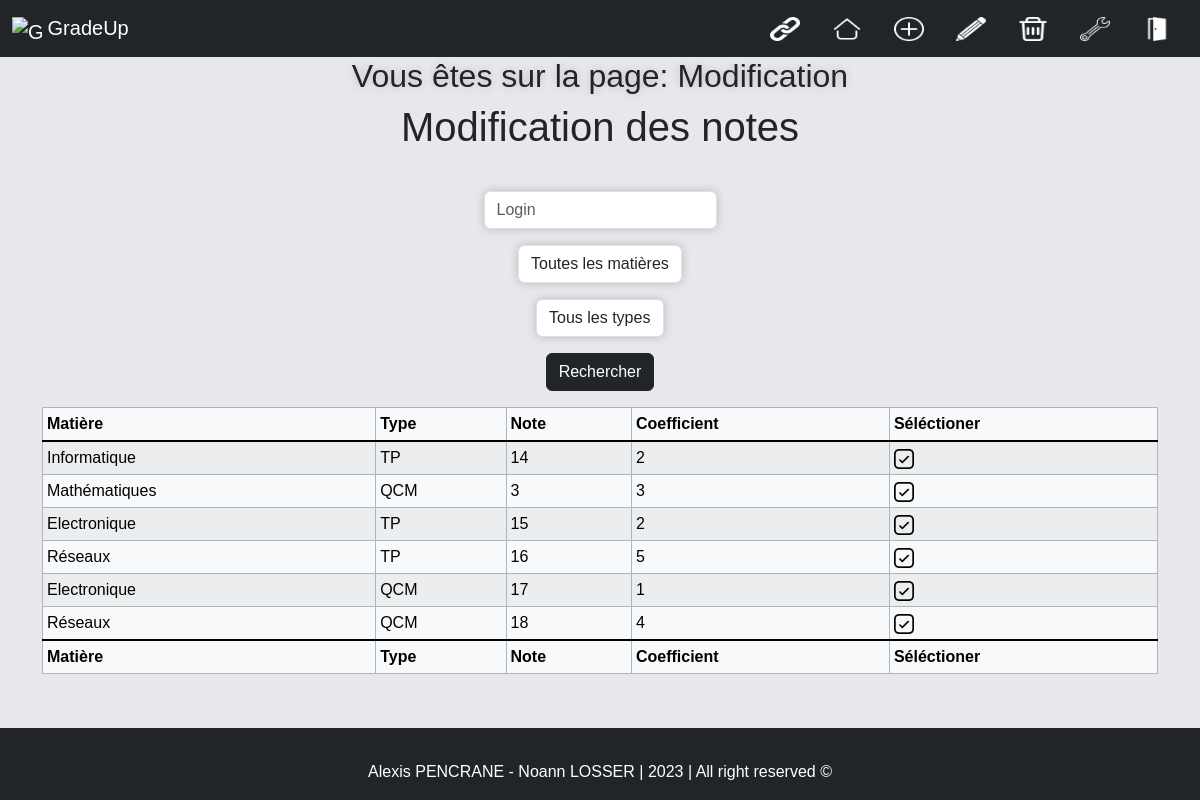
The page /modification.php (signed in) on the database as committed earlier.
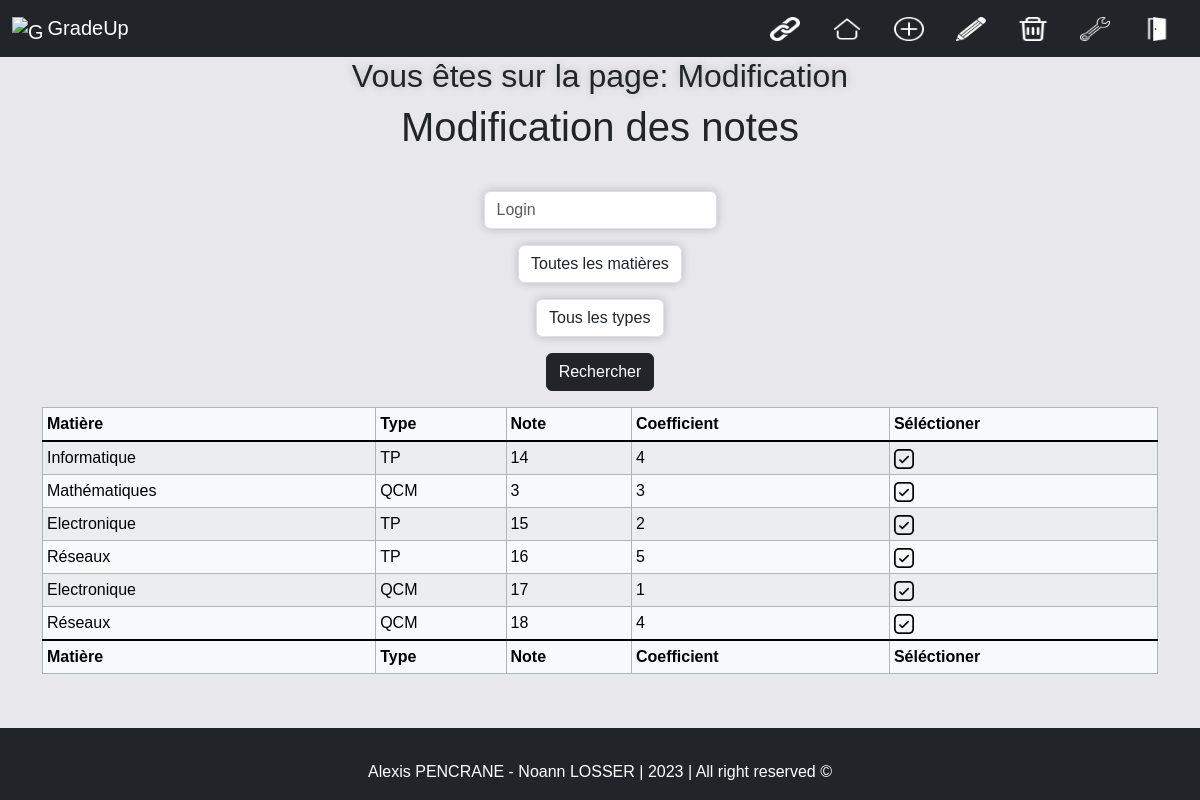
The same page on the database as committed later.
### tables this page shows
CREATE TABLE "NotesMatieres" (
	"id"	INTEGER NOT NULL,
	"login"	VARCHAR NOT NULL,
	"noMat"	INTEGER NOT NULL,
	"noNote"	INTEGER NOT NULL,
	"Coefficient"	INTEGER NOT NULL CHECK("Coefficient" >= 1 AND "Coefficient" <= 5),
	"note"	INTEGER NOT NULL CHECK("note" >= 0 AND "note" <= 20),
	CONSTRAINT "fk_Matieres" FOREIGN KEY("noMat") REFERENCES "Matieres"("noMat") ON DELETE CASCADE ON UPDATE CASCADE,
	CONSTRAINT "fk_Utilisateurs" FOREIGN KEY("login") REFERENCES "Comptes"("login") ON DELETE CASCADE ON UPDATE CASCADE,
	CONSTRAINT "fk_Notes" FOREIGN KEY("noNote") REFERENCES "Notes"("noNote") ON DELETE CASCADE ON UPDATE CASCADE,
	PRIMARY KEY("id" AUTOINCREMENT)
);

### modification.php (the view, shortened to what the changed rows need)
<?php
include "functions.php";
    ?>
<!DOCTYPE html>
<html lang="en">
<head>
    <link href="https://cdn.jsdelivr.net/npm/bootstrap@5.3.0-alpha3/dist/css/bootstrap.min.css" rel="stylesheet"
>
    <link rel="stylesheet" type="text/css" href="css/style.css">
</head>
<body>
    <header>
        <?php
        echo "<h2>Vous êtes sur la page: " . ucfirst(explode('.', basename($_SERVER['PHP_SELF']))[0]) . "</h2>";
        ?>
    </header>
    <main>
        <div class="container mx-auto">
            <div class="row">
                <div class="col-12">
                    <h1 class="text-center">Modification des notes</h1>
                </div>
            </div>
            <?php
            if (isset($_GET['login']) && isset($_GET['matiere']) && isset($_GET['type'])) {
                $notes = getNotesByEtu(getNotesByMat(getNotesByType(getAllNotes(), $_GET['type']), $_GET['matiere']), $_GET['login']);
                if (empty($notes)) {
                    echo "<p class='text-center'>Aucune note trouvée</p>";
                } else {
                    afficheNotes($notes);
                }
            } else {
                afficheNotes(getAllNotes());
            }
            ?>
        </div>
    </main>
</body>
</html>

### functions.php (shortened to what the changed rows need)
<?php
function afficheNotes($notes)
{
    $matieres = getMatieres();
    $types = getTypeNotes();
    echo '<table class="table table-light table-striped table-hover table-bordered border-dark-subtle table-sm"><thead><tr><th>Matière</th><th>Type</th><th>Note</th><th>Coefficient</th>';
    if (strtolower(explode('.', basename($_SERVER['PHP_SELF']))[0]) == "modification") {
        echo '<th>Séléctioner</th>';
    }
    echo '</tr></thead><tbody class="table-group-divider">';
    foreach ($notes as $note) {
        foreach ($matieres as $matiere) {
            foreach ($types as $type) {
                if ($note['noMat'] == $matiere['NoMat']) {
                    if ($note['noNote'] == $type['NoNote']) {
                        if (strtolower(explode('.', basename($_SERVER['PHP_SELF']))[0]) == "modification") {
                            echo '<tr><td>' . $matiere['NomMat'] . '</td><td>' . $type['NomNote'] . '</td><td>' . $note['note'] . '</td><td>' . $note['Coefficient'] . '</td><td><a href="modification.php?id=' . $note['id'] . '"><img src="assets/icons/select.png" alt="Séléctioner" class="select"></a></td></tr>';
                        } else {
                            echo '<tr><td>' . $matiere['NomMat'] . '</td><td>' . $type['NomNote'] . '</td><td>' . $note['note'] . '</td><td>' . $note['Coefficient'] . '</td></tr>';
                        }
                    }
                }
            }
        }
    }
    echo '</tbody><tfoot class="table-group-divider"><tr><th>Matière</th><th>Type</th><th>Note</th><th>Coefficient</th>';
    if (strtolower(explode('.', basename($_SERVER['PHP_SELF']))[0]) == "modification") {
        echo '<th>Séléctioner</th>';
    }
    echo '</tr></tfoot></table>';
}
function getAllNotes()
{
    $notes = false;
    try {
        $db = new PDO('sqlite:db/db.sqlite');
        $rq = 'SELECT * FROM NotesMatieres';
        $resultat = $db->query($rq);
        $notes = $resultat->fetchAll(PDO::FETCH_ASSOC);
    } catch (Exception $e) {
        echo "erreur de connection a la BDO";
    }
    return $notes;
}
function getMatieres()
{
    $matieres = false;
    try {
        $db = new PDO('sqlite:db/db.sqlite');
        $rq = 'SELECT noMat, nomMat FROM Matieres';
        $resultat = $db->query($rq);
        $matieres = $resultat->fetchAll(PDO::FETCH_ASSOC);
    } catch (Exception $e) {
        echo "erreur de connection a la BDO";
    }
    return $matieres;
}
function getTypeNotes()
{
    $type = false;
    try {
        $db = new PDO('sqlite:db/db.sqlite');
        $rq = 'SELECT noNote, nomNote FROM Notes';
        $resultat = $db->query($rq);
        $type = $resultat->fetchAll(PDO::FETCH_ASSOC);
    } catch (Exception $e) {
        echo "erreur de connection a la BDO";
    }
    return $type;
}

Rows that differ between the two databases and show on the page:
changed notesmatieres (number 1 of 6 on the later page): Coefficient "2" → "4"
